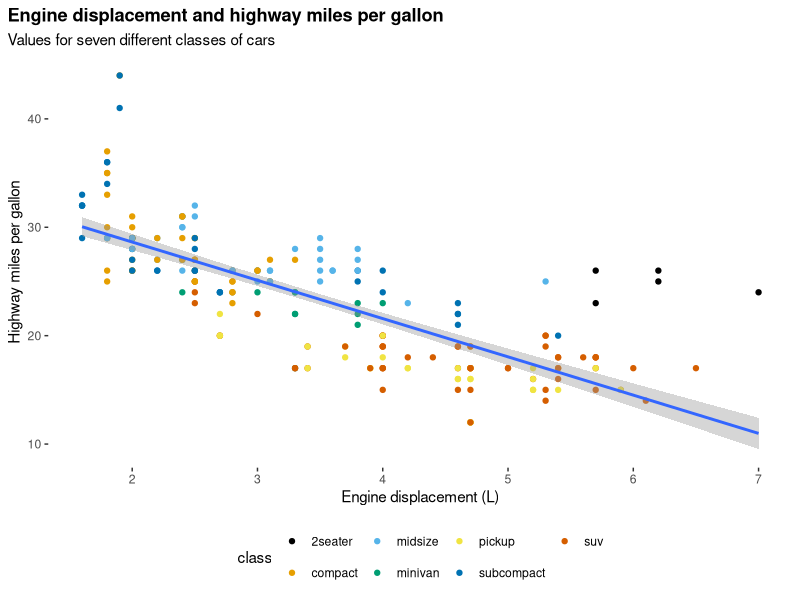

Generate this figure with R:
## ---- chunk 1
#| echo: false

library(tidyverse)
library(ggthemes)
## ---- chunk 2
#| echo: false

ggplot(data = mpg, mapping = aes(x = displ, y = hwy)) + 
  geom_point(mapping = aes(colour = class)) + 
  geom_smooth(method = "lm") + 
  theme(
    legend.position = "bottom",
    panel.grid = element_blank(),
    panel.background = element_blank(),
    plot.title.position = "plot",
    plot.title = element_text(face = "bold")
  ) + 
  labs(
    title = "Engine displacement and highway miles per gallon",
    subtitle = "Values for seven different classes of cars",
    x = "Engine displacement (L)",
    y = "Highway miles per gallon"
  ) + 
  scale_color_colorblind()
